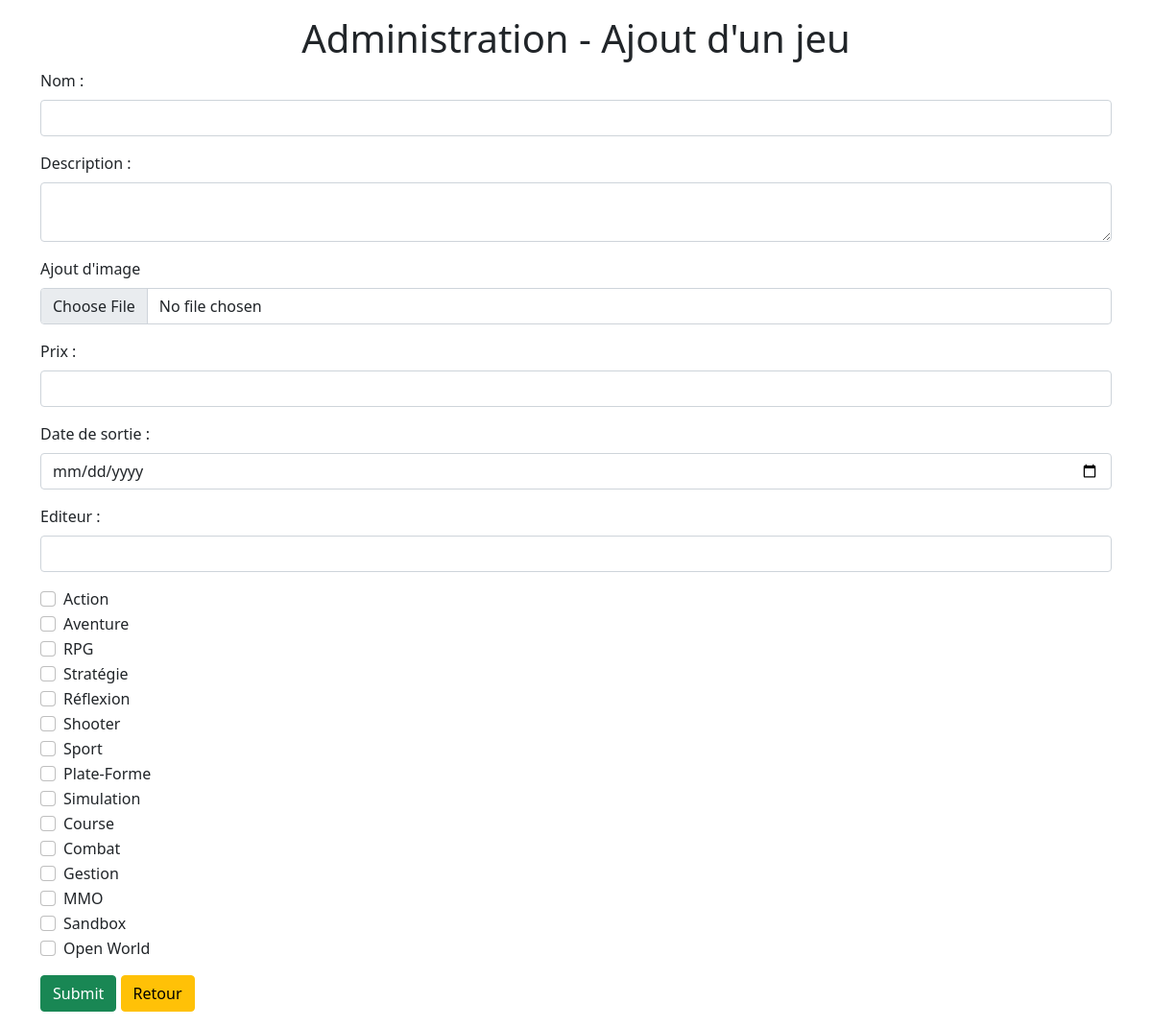
The app's page /admin/addGame.php (signed in) with its own data.
### tables this page shows
CREATE TABLE `genres` (
                          `id` int(11) NOT NULL,
                          `name` varchar(200) DEFAULT NULL
);

### admin/addGame.php (the view, shortened to what this page needs)
<?php
require '../connexion.php';
?>
<!doctype html>
<html lang="fr">
<head>
    <link href="https://cdn.jsdelivr.net/npm/bootstrap@5.1.1/dist/css/bootstrap.min.css" rel="stylesheet"
>
</head>
<body>
<div class="container">
    <h1 class="text-center mt-3">Administration - Ajout d'un jeu</h1>
    <form action="treatmentAdd.php" method="post" enctype="multipart/form-data">
        <div class="form-group mb-3">
            <label class="form-label" for="name">Nom :</label>
            <input class="form-control" type="text" name="name" id="name">
        </div>
        <div class="form-group mb-3">
            <label class="form-label" for="description">Description :</label>
            <textarea class="form-control" id="description" name="description"></textarea>
        </div>
        <div class="form-group mb-3">
            <label class="form-label" for="file">Ajout d'image</label>
            <input class="form-control" id="file" name="file" type="file">
        </div>
        <div class="form-group mb-3">
            <label class="form-label" for="prix">Prix :</label>
            <input class="form-control" id="prix" name="prix" type="text">
        </div>
        <div class="form-group mb-3">
            <label class="form-label" for="date">Date de sortie :</label>
            <input class="form-control" id="date" name="date" type="date">
        </div>
        <div class="form-group mb-3">
            <label class="form-label" for="editeur">Editeur :</label>
            <input class="form-control" id="editeur" name="editeur" type="text">
        </div>
        <div class="form-group mb-3">
            <?php
            $genres = $bdd->query('SELECT * FROM genres');
            while ($data = $genres->fetch()) : ?>
                <div class="form-check">
                    <input class="form-check-input" type="checkbox" value="<?= $data['id'] ?>" name="genres[]"
                           id="id-<?= $data['id'] ?>">
                    <label for="id-<?= $data['id'] ?>" class="form-check-label"><?= $data['name'] ?></label>
                </div>
            <?php endwhile;
            ?>
        </div>
        <input type="submit" class="btn btn-success mb-3">
        <a href="games.php" class="btn btn-warning mb-3">Retour</a>
    </form>
</div>
</body>
</html>

### records on screen
genres: name "Action"
genres: name "Aventure"
genres: name "RPG"
genres: name "Stratégie"
genres: name "Réflexion"
genres: name "Shooter"
genres: name "Sport"
genres: name "Plate-Forme"
genres: name "Simulation"
genres: name "Course"
genres: name "Combat"
genres: name "Gestion"
genres: name "MMO"
genres: name "Sandbox"
genres: name "Open World"
